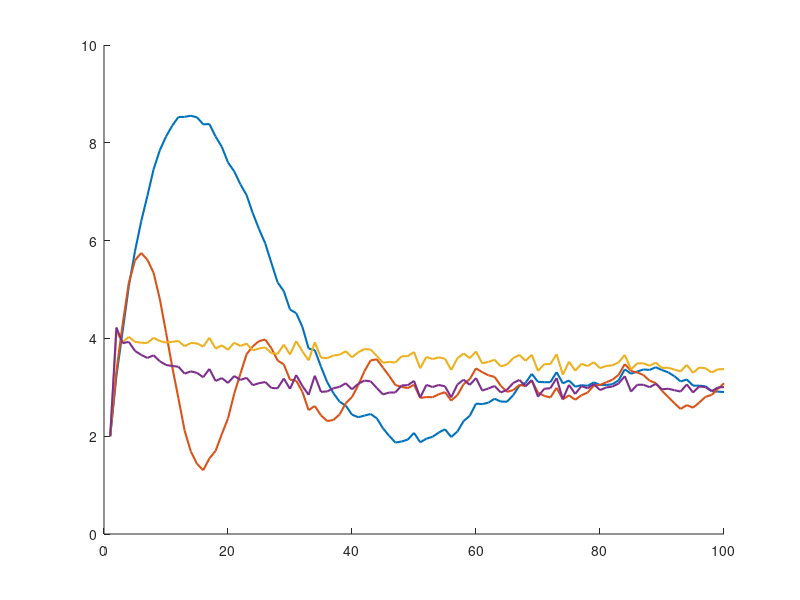

Write the MATLAB code that produced this figure. (Note: this script raises an error after producing the figure.)
clear
% Simulation Parameters
k_max = 100;                  % simulation steps
Eset = 3;                     % desired battery level

% Disturbance (load), random (same for all runs to ensure fair comparison)
rng(0);  % Set seed for reproducibility
El = -1 + 0.1 * randn(1, k_max);   

% Gain values to test
Kp_values = [0.1, 1.0];
Ki_values = [0.01, 0.1];

% Prepare plot
figure;
hold on;

legend_entries = {};

% Loop through combinations of Kp and Ki
for i = 1:length(Kp_values)
    for j = 1:length(Ki_values)
        % Initialize variables for each run
        E = zeros(1, k_max);     
        Es = zeros(1, k_max);    
        E(1) = 2;                % initial battery level
        integral_error = 0;

        % Controller gains
        Kp = Kp_values(i);
        Ki = Ki_values(j);

        % PI Control Simulation
        for k = 1:k_max-1
            e = Eset - E(k);
            integral_error = integral_error + e;
            Es(k) = Kp * e + Ki * integral_error;
            E(k+1) = E(k) + Es(k) - El(k);
        end

        % Plot each trajectory
        plot(1:k_max, E, 'LineWidth', 1.5);
        legend_entries{end+1} = sprintf('Kp=%.2f, Ki=%.2f', Kp, Ki);
    end
end

% Setpoint line
yline(Eset, '--r', 'Setpoint', 'LineWidth', 1.5);

% Final plot formatting
xlabel('Time step (k)');
ylabel('Battery Energy E(k) [kWh]');
title('Battery Energy Regulation for Various PI Gains');
legend(legend_entries, 'Location', 'best');
grid on;
